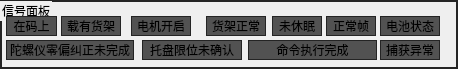
       <widget class="QGroupBox" name="groupBox_8">
        <property name="geometry">
         <rect>
          <x>0</x>
          <y>5</y>
          <width>458</width>
          <height>69</height>
         </rect>
        </property>
        <property name="styleSheet">
         <string notr="true">QGroupBox {
  border: 1.5px solid rgb(36, 36, 36);
}
QLabel {
  background: rgb(82, 82, 82);

}</string>
        </property>
        <property name="title">
         <string>信号面板</string>
        </property>
        <widget class="QLabel" name="label_Command_Mode">
         <property name="geometry">
          <rect>
           <x>248</x>
           <y>40</y>
           <width>129</width>
           <height>20</height>
          </rect>
         </property>
         <property name="styleSheet">
          <string notr="true">border: 1px solid rgb(36, 36, 36);        background: rgb(82, 82, 82);
</string>
         </property>
         <property name="text">
          <string>命令执行完成</string>
         </property>
         <property name="alignment">
          <set>Qt::AlignCenter</set>
         </property>
        </widget>
        <widget class="QLabel" name="label_salver">
         <property name="geometry">
          <rect>
           <x>142</x>
           <y>40</y>
           <width>100</width>
           <height>20</height>
          </rect>
         </property>
         <property name="styleSheet">
          <string notr="true">border: 1px solid rgb(36, 36, 36); </string>
         </property>
         <property name="text">
          <string>托盘限位未确认</string>
         </property>
         <property name="alignment">
          <set>Qt::AlignCenter</set>
         </property>
        </widget>
        <widget class="QLabel" name="label_gyroscope">
         <property name="geometry">
          <rect>
           <x>6</x>
           <y>40</y>
           <width>128</width>
           <height>20</height>
          </rect>
         </property>
         <property name="styleSheet">
          <string notr="true">border: 1px solid rgb(36, 36, 36); </string>
         </property>
         <property name="text">
          <string>陀螺仪零偏纠正未完成</string>
         </property>
         <property name="alignment">
          <set>Qt::AlignCenter</set>
         </property>
        </widget>
        <widget class="QLabel" name="label_13">
         <property name="geometry">
          <rect>
           <x>326</x>
           <y>16</y>
           <width>50</width>
           <height>20</height>
          </rect>
         </property>
         <property name="styleSheet">
          <string notr="true">border: 1px solid rgb(36, 36, 36); </string>
         </property>
         <property name="text">
          <string>正常帧</string>
         </property>
         <property name="alignment">
          <set>Qt::AlignCenter</set>
         </property>
        </widget>
        <widget class="QLabel" name="label_shelves">
         <property name="geometry">
          <rect>
           <x>61</x>
           <y>16</y>
           <width>60</width>
           <height>20</height>
          </rect>
         </property>
         <property name="styleSheet">
          <string notr="true">border: 1px solid rgb(36, 36, 36); </string>
         </property>
         <property name="text">
          <string>载有货架</string>
         </property>
         <property name="alignment">
          <set>Qt::AlignCenter</set>
         </property>
        </widget>
        <widget class="QLabel" name="label_Motor_switch">
         <property name="geometry">
          <rect>
           <x>131</x>
           <y>16</y>
           <width>60</width>
           <height>20</height>
          </rect>
         </property>
         <property name="styleSheet">
          <string notr="true">border: 1px solid rgb(36, 36, 36); </string>
         </property>
         <property name="text">
          <string>电机开启</string>
         </property>
         <property name="alignment">
          <set>Qt::AlignCenter</set>
         </property>
        </widget>
        <widget class="QLabel" name="label_code">
         <property name="geometry">
          <rect>
           <x>6</x>
           <y>16</y>
           <width>51</width>
           <height>20</height>
          </rect>
         </property>
         <property name="styleSheet">
          <string notr="true">border: 1px solid rgb(36, 36, 36); </string>
         </property>
         <property name="text">
          <string>在码上</string>
         </property>
         <property name="alignment">
          <set>Qt::AlignCenter</set>
         </property>
        </widget>
        <widget class="QLabel" name="label_17">
         <property name="geometry">
          <rect>
           <x>206</x>
           <y>16</y>
           <width>60</width>
           <height>20</height>
          </rect>
         </property>
         <property name="styleSheet">
          <string notr="true">border: 1px solid rgb(36, 36, 36); </string>
         </property>
         <property name="text">
          <string>货架正常</string>
         </property>
         <property name="alignment">
          <set>Qt::AlignCenter</set>
         </property>
        </widget>
        <widget class="QLabel" name="label_18">
         <property name="geometry">
          <rect>
           <x>272</x>
           <y>16</y>
           <width>50</width>
           <height>20</height>
          </rect>
         </property>
         <property name="styleSheet">
          <string notr="true">border: 1px solid rgb(36, 36, 36); </string>
         </property>
         <property name="text">
          <string>未休眠</string>
         </property>
         <property name="alignment">
          <set>Qt::AlignCenter</set>
         </property>
        </widget>
        <widget class="QLabel" name="label_11">
         <property name="geometry">
          <rect>
           <x>380</x>
           <y>40</y>
           <width>60</width>
           <height>20</height>
          </rect>
         </property>
         <property name="styleSheet">
          <string notr="true">border: 1px solid rgb(36, 36, 36); </string>
         </property>
         <property name="text">
          <string>捕获异常</string>
         </property>
         <property name="alignment">
          <set>Qt::AlignCenter</set>
         </property>
        </widget>
        <widget class="QLabel" name="label_AGV_PodSensor">
         <property name="geometry">
          <rect>
           <x>380</x>
           <y>16</y>
           <width>60</width>
           <height>20</height>
          </rect>
         </property>
         <property name="styleSheet">
          <string notr="true">border: 1px solid rgb(36, 36, 36);</string>
         </property>
         <property name="text">
          <string>电池状态</string>
         </property>
         <property name="alignment">
          <set>Qt::AlignCenter</set>
         </property>
        </widget>
       </widget>
